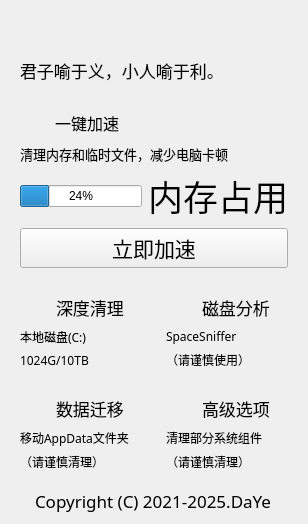
<?xml version="1.0" encoding="UTF-8"?>
<ui version="4.0">
 <class>Form</class>
 <widget class="QWidget" name="Form">
  <property name="geometry">
   <rect>
    <x>0</x>
    <y>0</y>
    <width>308</width>
    <height>524</height>
   </rect>
  </property>
  <property name="windowTitle">
   <string>Form</string>
  </property>
  <layout class="QGridLayout" name="gridLayout_3">
   <item row="0" column="0">
    <widget class="QLabel" name="label_11">
     <property name="minimumSize">
      <size>
       <width>0</width>
       <height>31</height>
      </size>
     </property>
     <property name="text">
      <string/>
     </property>
    </widget>
   </item>
   <item row="1" column="0" colspan="2">
    <widget class="CardWidget" name="widget" native="true">
     <property name="minimumSize">
      <size>
       <width>270</width>
       <height>45</height>
      </size>
     </property>
     <layout class="QGridLayout" name="gridLayout_2">
      <item row="0" column="0">
       <widget class="CaptionLabel" name="label_5">
        <property name="font">
         <font>
          <family>Microsoft YaHei</family>
          <pointsize>13</pointsize>
         </font>
        </property>
        <property name="text">
         <string>君子喻于义，小人喻于利。</string>
        </property>
       </widget>
      </item>
     </layout>
    </widget>
   </item>
   <item row="2" column="0" colspan="2">
    <widget class="CardWidget" name="cardWidget" native="true">
     <layout class="QGridLayout" name="gridLayout">
      <item row="0" column="0">
       <layout class="QHBoxLayout" name="horizontalLayout">
        <item>
         <widget class="QLabel" name="label_2">
          <property name="minimumSize">
           <size>
            <width>29</width>
            <height>30</height>
           </size>
          </property>
          <property name="styleSheet">
           <string notr="true">image: url(:/imgs/imgs/booster.png);</string>
          </property>
          <property name="text">
           <string/>
          </property>
         </widget>
        </item>
        <item>
         <widget class="CaptionLabel" name="label">
          <property name="font">
           <font>
            <family>Microsoft YaHei</family>
            <pointsize>12</pointsize>
           </font>
          </property>
          <property name="text">
           <string>一键加速</string>
          </property>
         </widget>
        </item>
        <item>
         <spacer name="horizontalSpacer">
          <property name="orientation">
           <enum>Qt::Horizontal</enum>
          </property>
          <property name="sizeHint" stdset="0">
           <size>
            <width>40</width>
            <height>20</height>
           </size>
          </property>
         </spacer>
        </item>
       </layout>
      </item>
      <item row="4" column="0">
       <widget class="PrimaryPushButton" name="pushButton">
        <property name="font">
         <font>
          <family>Microsoft YaHei UI</family>
          <pointsize>16</pointsize>
         </font>
        </property>
        <property name="text">
         <string>立即加速</string>
        </property>
       </widget>
      </item>
      <item row="3" column="0">
       <layout class="QHBoxLayout" name="horizontalLayout_2">
        <item>
         <widget class="ProgressRing" name="progressBar">
          <property name="value">
           <number>24</number>
          </property>
         </widget>
        </item>
        <item>
         <widget class="CaptionLabel" name="label_4">
          <property name="font">
           <font>
            <family>Microsoft YaHei UI</family>
            <pointsize>26</pointsize>
            <weight>50</weight>
            <bold>false</bold>
           </font>
          </property>
          <property name="text">
           <string>内存占用</string>
          </property>
         </widget>
        </item>
       </layout>
      </item>
      <item row="1" column="0">
       <widget class="CaptionLabel" name="label_3">
        <property name="font">
         <font>
          <family>Microsoft YaHei</family>
          <pointsize>10</pointsize>
         </font>
        </property>
        <property name="text">
         <string>清理内存和临时文件，减少电脑卡顿</string>
        </property>
       </widget>
      </item>
     </layout>
    </widget>
   </item>
   <item row="3" column="0">
    <widget class="CardWidget" name="widget_2" native="true">
     <layout class="QHBoxLayout" name="horizontalLayout_4">
      <item>
       <layout class="QVBoxLayout" name="verticalLayout_2">
        <item>
         <layout class="QHBoxLayout" name="horizontalLayout_3">
          <item>
           <widget class="QLabel" name="label_6">
            <property name="minimumSize">
             <size>
              <width>30</width>
              <height>30</height>
             </size>
            </property>
            <property name="styleSheet">
             <string notr="true">image: url(:/imgs/imgs/clean.png);</string>
            </property>
            <property name="text">
             <string/>
            </property>
           </widget>
          </item>
          <item>
           <widget class="CaptionLabel" name="label_7">
            <property name="font">
             <font>
              <family>Microsoft YaHei</family>
              <pointsize>13</pointsize>
             </font>
            </property>
            <property name="text">
             <string>深度清理</string>
            </property>
           </widget>
          </item>
          <item>
           <spacer name="horizontalSpacer_2">
            <property name="orientation">
             <enum>Qt::Horizontal</enum>
            </property>
            <property name="sizeHint" stdset="0">
             <size>
              <width>40</width>
              <height>20</height>
             </size>
            </property>
           </spacer>
          </item>
         </layout>
        </item>
        <item>
         <widget class="CaptionLabel" name="label_8">
          <property name="font">
           <font>
            <family>Microsoft YaHei</family>
            <pointsize>9</pointsize>
           </font>
          </property>
          <property name="text">
           <string>本地磁盘(C:)</string>
          </property>
         </widget>
        </item>
        <item>
         <widget class="CaptionLabel" name="label_9">
          <property name="font">
           <font>
            <family>Microsoft YaHei</family>
            <pointsize>9</pointsize>
           </font>
          </property>
          <property name="text">
           <string>1024G/10TB</string>
          </property>
         </widget>
        </item>
       </layout>
      </item>
     </layout>
    </widget>
   </item>
   <item row="3" column="1">
    <widget class="CardWidget" name="widget_3" native="true">
     <layout class="QHBoxLayout" name="horizontalLayout_6">
      <item>
       <layout class="QVBoxLayout" name="verticalLayout_3">
        <item>
         <layout class="QHBoxLayout" name="horizontalLayout_7">
          <item>
           <widget class="QLabel" name="label_12">
            <property name="minimumSize">
             <size>
              <width>30</width>
              <height>30</height>
             </size>
            </property>
            <property name="maximumSize">
             <size>
              <width>1024</width>
              <height>1024</height>
             </size>
            </property>
            <property name="styleSheet">
             <string notr="true">image: url(:/imgs/imgs/recovery-disk.png);</string>
            </property>
            <property name="text">
             <string/>
            </property>
           </widget>
          </item>
          <item>
           <widget class="CaptionLabel" name="label_13">
            <property name="font">
             <font>
              <family>Microsoft YaHei</family>
              <pointsize>13</pointsize>
             </font>
            </property>
            <property name="text">
             <string>磁盘分析</string>
            </property>
           </widget>
          </item>
          <item>
           <spacer name="horizontalSpacer_5">
            <property name="orientation">
             <enum>Qt::Horizontal</enum>
            </property>
            <property name="sizeHint" stdset="0">
             <size>
              <width>40</width>
              <height>20</height>
             </size>
            </property>
           </spacer>
          </item>
         </layout>
        </item>
        <item>
         <widget class="CaptionLabel" name="label_14">
          <property name="font">
           <font>
            <family>Microsoft YaHei</family>
            <pointsize>9</pointsize>
           </font>
          </property>
          <property name="text">
           <string>SpaceSniffer</string>
          </property>
         </widget>
        </item>
        <item>
         <widget class="CaptionLabel" name="label_15">
          <property name="font">
           <font>
            <family>Microsoft YaHei</family>
            <pointsize>9</pointsize>
           </font>
          </property>
          <property name="text">
           <string>（请谨慎使用）</string>
          </property>
         </widget>
        </item>
       </layout>
      </item>
     </layout>
    </widget>
   </item>
   <item row="4" column="0">
    <widget class="CardWidget" name="widget_4" native="true">
     <layout class="QHBoxLayout" name="horizontalLayout_8">
      <item>
       <layout class="QVBoxLayout" name="verticalLayout_4">
        <item>
         <layout class="QHBoxLayout" name="horizontalLayout_9">
          <item>
           <widget class="QLabel" name="label_16">
            <property name="minimumSize">
             <size>
              <width>30</width>
              <height>30</height>
             </size>
            </property>
            <property name="styleSheet">
             <string notr="true">image: url(:/imgs/imgs/project_data.png);</string>
            </property>
            <property name="text">
             <string/>
            </property>
           </widget>
          </item>
          <item>
           <widget class="CaptionLabel" name="label_17">
            <property name="font">
             <font>
              <family>Microsoft YaHei</family>
              <pointsize>13</pointsize>
             </font>
            </property>
            <property name="text">
             <string>数据迁移</string>
            </property>
           </widget>
          </item>
          <item>
           <spacer name="horizontalSpacer_6">
            <property name="orientation">
             <enum>Qt::Horizontal</enum>
            </property>
            <property name="sizeHint" stdset="0">
             <size>
              <width>40</width>
              <height>20</height>
             </size>
            </property>
           </spacer>
          </item>
         </layout>
        </item>
        <item>
         <widget class="CaptionLabel" name="label_18">
          <property name="font">
           <font>
            <family>Microsoft YaHei</family>
            <pointsize>9</pointsize>
           </font>
          </property>
          <property name="text">
           <string>移动AppData文件夹</string>
          </property>
         </widget>
        </item>
        <item>
         <widget class="CaptionLabel" name="label_19">
          <property name="font">
           <font>
            <family>Microsoft YaHei</family>
            <pointsize>9</pointsize>
           </font>
          </property>
          <property name="text">
           <string>（请谨慎清理）</string>
          </property>
         </widget>
        </item>
       </layout>
      </item>
     </layout>
    </widget>
   </item>
   <item row="4" column="1">
    <widget class="CardWidget" name="widget_5" native="true">
     <layout class="QHBoxLayout" name="horizontalLayout_10">
      <item>
       <layout class="QVBoxLayout" name="verticalLayout_5">
        <item>
         <layout class="QHBoxLayout" name="horizontalLayout_11">
          <item>
           <widget class="QLabel" name="label_20">
            <property name="minimumSize">
             <size>
              <width>30</width>
              <height>30</height>
             </size>
            </property>
            <property name="styleSheet">
             <string notr="true">image: url(:/imgs/imgs/Senior.png);</string>
            </property>
            <property name="text">
             <string/>
            </property>
           </widget>
          </item>
          <item>
           <widget class="CaptionLabel" name="label_21">
            <property name="font">
             <font>
              <family>Microsoft YaHei</family>
              <pointsize>13</pointsize>
             </font>
            </property>
            <property name="text">
             <string>高级选项</string>
            </property>
           </widget>
          </item>
          <item>
           <spacer name="horizontalSpacer_7">
            <property name="orientation">
             <enum>Qt::Horizontal</enum>
            </property>
            <property name="sizeHint" stdset="0">
             <size>
              <width>40</width>
              <height>20</height>
             </size>
            </property>
           </spacer>
          </item>
         </layout>
        </item>
        <item>
         <widget class="CaptionLabel" name="label_22">
          <property name="font">
           <font>
            <family>Microsoft YaHei</family>
            <pointsize>9</pointsize>
           </font>
          </property>
          <property name="text">
           <string>清理部分系统组件</string>
          </property>
         </widget>
        </item>
        <item>
         <widget class="CaptionLabel" name="label_23">
          <property name="minimumSize">
           <size>
            <width>0</width>
            <height>0</height>
           </size>
          </property>
          <property name="font">
           <font>
            <family>Microsoft YaHei</family>
            <pointsize>9</pointsize>
           </font>
          </property>
          <property name="text">
           <string>（请谨慎清理）</string>
          </property>
         </widget>
        </item>
       </layout>
      </item>
     </layout>
    </widget>
   </item>
   <item row="5" column="0" colspan="2">
    <spacer name="verticalSpacer">
     <property name="orientation">
      <enum>Qt::Vertical</enum>
     </property>
     <property name="sizeHint" stdset="0">
      <size>
       <width>20</width>
       <height>40</height>
      </size>
     </property>
    </spacer>
   </item>
   <item row="6" column="0" colspan="2">
    <layout class="QHBoxLayout" name="horizontalLayout_5">
     <item>
      <spacer name="horizontalSpacer_3">
       <property name="orientation">
        <enum>Qt::Horizontal</enum>
       </property>
       <property name="sizeHint" stdset="0">
        <size>
         <width>40</width>
         <height>20</height>
        </size>
       </property>
      </spacer>
     </item>
     <item>
      <widget class="CaptionLabel" name="label_10">
       <property name="maximumSize">
        <size>
         <width>266</width>
         <height>26</height>
        </size>
       </property>
       <property name="font">
        <font>
         <family>Microsoft YaHei</family>
         <pointsize>13</pointsize>
        </font>
       </property>
       <property name="text">
        <string>Copyright (C) 2021-2025.DaYe</string>
       </property>
      </widget>
     </item>
     <item>
      <spacer name="horizontalSpacer_4">
       <property name="orientation">
        <enum>Qt::Horizontal</enum>
       </property>
       <property name="sizeHint" stdset="0">
        <size>
         <width>40</width>
         <height>20</height>
        </size>
       </property>
      </spacer>
     </item>
    </layout>
   </item>
  </layout>
 </widget>
 <customwidgets>
  <customwidget>
   <class>CaptionLabel</class>
   <extends>QLabel</extends>
   <header>qfluentwidgets</header>
  </customwidget>
  <customwidget>
   <class>PrimaryPushButton</class>
   <extends>QPushButton</extends>
   <header>qfluentwidgets</header>
  </customwidget>
  <customwidget>
   <class>CardWidget</class>
   <extends>QWidget</extends>
   <header>qfluentwidgets</header>
   <container>1</container>
  </customwidget>
  <customwidget>
   <class>ProgressRing</class>
   <extends>QProgressBar</extends>
   <header>qfluentwidgets</header>
  </customwidget>
 </customwidgets>
 <resources>
  <include location="../resource.qrc"/>
 </resources>
 <connections/>
</ui>
